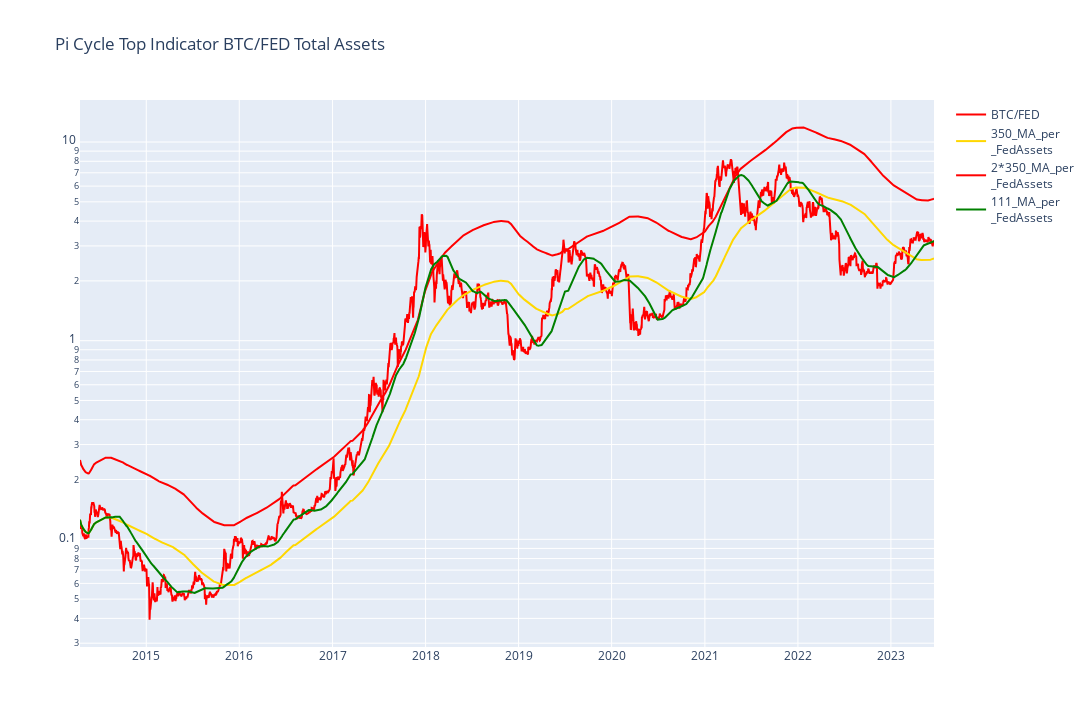

Notebook source saved alongside this figure:
### Code cell
# # # start - Pi Cycle Top Indicator BTC/FED Total Assets # # #

fed_assets_quandl_key = "FED/RESPPA_N_WW"

fed_assets_data = pd.read_csv("coindata/{}".format(
    fed_assets_quandl_key.replace("/", " ")), index_col=0)
fed_assets_data.index = pd.to_datetime(fed_assets_data.index)

most_recent_stored_fed_assets_date = fed_assets_data.sort_index().tail(
    1).index[0]

# every wednesday we get the data from the fed
todays_date = datetime.date.today() - timedelta(days=6)
todays_date = todays_date

if most_recent_stored_fed_assets_date < todays_date:
    fed_assets_data = q.get(fed_assets_quandl_key,
                            api_key=quandl_api_key
                            )
    fed_assets_data = fed_assets_data.dropna()
    fed_assets_data = fed_assets_data.sort_index()
    fed_assets_data.to_csv('coindata/{}'.format(
        fed_assets_quandl_key.replace("/", " ")), index=True)
# store current df with up-to-date values

# merge fed and btc
btcusd_data_and_fed = pd.merge(
    btcusd_data, fed_assets_data, left_index=True, right_index=True, how='left')
btcusd_data_and_fed["Value"] = btcusd_data_and_fed["Value"].ffill()
btcusd_data_and_fed = btcusd_data_and_fed.dropna()
btcusd_data_and_fed["BTC_per_FedAssets"] = (
    btcusd_data_and_fed["Last"] / btcusd_data_and_fed["Value"]) * 1000
btcusd_data_and_fed["350_movingaverage_per_FedAssets"] = pd.Series.rolling(
    btcusd_data_and_fed["BTC_per_FedAssets"], window=350, min_periods=1).mean()
btcusd_data_and_fed["111_movingaverage_per_FedAssets"] = pd.Series.rolling(
    btcusd_data_and_fed["BTC_per_FedAssets"], window=111, min_periods=1).mean()
fig = go.Figure(
    data=go.Scatter(
        x=btcusd_data_and_fed.index,
        y=btcusd_data_and_fed['BTC_per_FedAssets'],
        name="BTC/FED",
        mode='lines',
        marker=dict(
            color="red",
        )
    )
)

fig.add_trace(go.Scatter(x=btcusd_data_and_fed.index, y=btcusd_data_and_fed["350_movingaverage_per_FedAssets"],
                         mode='lines',
                         name='350_MA_per<br>_FedAssets',
                         marker=dict(
    # size=[40, 60, 80, 100],
    color="gold"
),
)
)

fig.add_trace(go.Scatter(x=btcusd_data_and_fed.index, y=btcusd_data_and_fed["350_movingaverage_per_FedAssets"]*2,
                         mode='lines',
                         name='2*350_MA_per<br>_FedAssets',
                         marker=dict(
    # size=[40, 60, 80, 100],
    color="red"
),
)
)

fig.add_trace(go.Scatter(x=btcusd_data.index, y=btcusd_data_and_fed["111_movingaverage_per_FedAssets"],
                         mode='lines',
                         name='111_MA_per<br>_FedAssets',
                         marker=dict(
    # size=[40, 60, 80, 100],
    color="green"
)
)
)

# btcusd_data["111_movingaverage"]
fig.update_yaxes(type="log")  # , range=[0,5]

fig.update_layout(
    # title="Plot Title",
    autosize=False,
    width=int(1400/1.1),
    height=int(800/1.1),
    # TODO check ezb data summed up with fed
    title="Pi Cycle Top Indicator BTC/FED Total Assets"
)

fig

# # # end - Pi Cycle Top Indicator BTC/FED Total Assets # # #

### Figure 1 — Plotly figure (JSON) as saved in the notebook; plotly's stock layout.template omitted (floating-point values rounded to 4 significant figures; data arrays with more than 128 entries replaced by an {"elided": "..."} marker saying what was removed)
{"data": [{"marker": {"color": "red"}, "mode": "lines", "name": "BTC/FED", "type": "scatter", "x": {"elided": "3294 str values"}, "y": {"elided": "3294 float values"}}, {"marker": {"color": "gold"}, "mode": "lines", "name": "350_MA_per<br>_FedAssets", "type": "scatter", "x": {"elided": "3294 str values"}, "y": {"elided": "3294 float values"}}, {"marker": {"color": "red"}, "mode": "lines", "name": "2*350_MA_per<br>_FedAssets", "type": "scatter", "x": {"elided": "3294 str values"}, "y": {"elided": "3294 float values"}}, {"marker": {"color": "green"}, "mode": "lines", "name": "111_MA_per<br>_FedAssets", "type": "scatter", "x": {"elided": "3294 str values"}, "y": {"elided": "3294 float values"}}], "layout": {"autosize": false, "height": 727, "title": {"text": "Pi Cycle Top Indicator BTC/FED Total Assets"}, "width": 1272, "yaxis": {"type": "log"}}}
